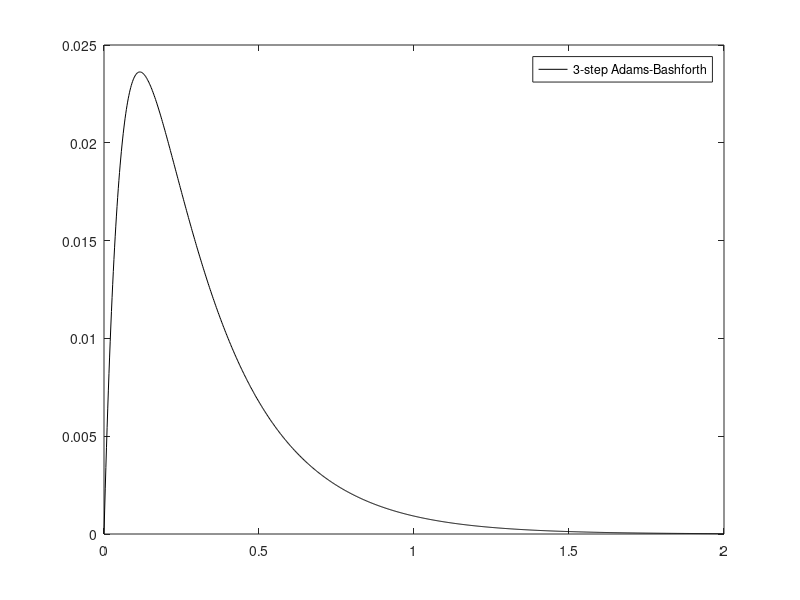

Reproduce this figure in MATLAB.
% To solve y' = t^-2 (sin(2t) - 2ty) s.t. y(1) = 2 for 1 <= t <= 2 using % the 3-step Adams-Bashforth. 

clear, clc, clf 
f = @(t, y) (t^-2)*(sin(2*t) - 2*t*y); % RHS 
h = 0.01; % time step size 
T = 2; % This is length of the time interval for which you're solving for, i.e. 2-(-1) = 3. 
N = T/h; % total number of times steps
F = @(t) 0.05*(exp(-4*t)-exp(-16*t)); % true solution 

  % Preallocations: 
t = zeros(N+1, 1); 
y = zeros(N+1, 1); 

% Initializations: 
t(1) = 1; % Initial time t_0 = 1 + 0*h. 
y(1) = 2; % Initial value of the ODE IVP 

% Compute the solution at t = 1+h by using the exact solution: 
t(2) = 1 + h; 
y(2) = F(t(2)); 

% Main loop for marching N steps: 
for i = 2:N 
  t(i+1) = 1 + i*h; % time points
  %Adams-Bashforth:
  y(i+1) = y(i) + (h/12)*(23*f(t(i), y(i)) - 16*f(t(i-1), y(i-1))); %+ 5*f(t(i-2), y(i-2)) 
end 

%Plotting: 
tt = linspace(0, 2, 1000);% sampling points for exact solution 

for i=1:length(tt) 
ff(i)=F(tt(i)); 
end 

plot(tt,ff,'k') % plot the exact solution using the sampling values 
legend('3-step Adams-Bashforth', 'exact') % adding legends